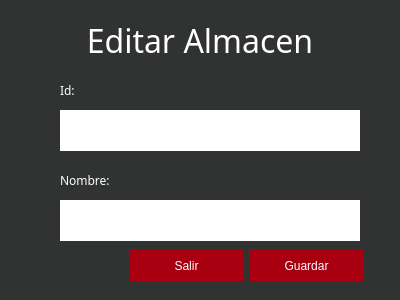
<?xml version="1.0" encoding="UTF-8"?>
<ui version="4.0">
 <class>newAlmacen</class>
 <widget class="QMainWindow" name="newAlmacen">
  <property name="geometry">
   <rect>
    <x>0</x>
    <y>0</y>
    <width>400</width>
    <height>300</height>
   </rect>
  </property>
  <property name="minimumSize">
   <size>
    <width>400</width>
    <height>300</height>
   </size>
  </property>
  <property name="maximumSize">
   <size>
    <width>400</width>
    <height>300</height>
   </size>
  </property>
  <property name="windowTitle">
   <string>Actualizar Almacen</string>
  </property>
  <property name="styleSheet">
   <string notr="true">#newAlmacen{
background-color: rgb(49, 50, 50);
}
.QLabel{
	color: rgb(255, 255, 255);
}
.QLineEdit{
	color: rgb(97, 99, 99);
	border:none;
}
.QPushButton{
	color: rgb(250, 255, 255);
	background-color: rgb(168, 0, 16);
	border: none;
}
.QPushButton:hover{
	color: rgb(255,255,255);
	background-color: rgb(30,30,30);
	border: none;
}
.QComboBox{
	border-radius:none;
}</string>
  </property>
  <widget class="QWidget" name="centralwidget">
   <widget class="QLabel" name="label_titulo">
    <property name="geometry">
     <rect>
      <x>0</x>
      <y>10</y>
      <width>400</width>
      <height>61</height>
     </rect>
    </property>
    <property name="font">
     <font>
      <family>Avenir</family>
      <pointsize>24</pointsize>
     </font>
    </property>
    <property name="text">
     <string>Editar Almacen</string>
    </property>
    <property name="alignment">
     <set>Qt::AlignCenter</set>
    </property>
   </widget>
   <widget class="QLineEdit" name="line_nombre">
    <property name="geometry">
     <rect>
      <x>60</x>
      <y>200</y>
      <width>300</width>
      <height>41</height>
     </rect>
    </property>
    <property name="font">
     <font>
      <family>Avenir</family>
     </font>
    </property>
   </widget>
   <widget class="QLabel" name="label_nombre">
    <property name="geometry">
     <rect>
      <x>60</x>
      <y>170</y>
      <width>131</width>
      <height>21</height>
     </rect>
    </property>
    <property name="font">
     <font>
      <family>Avenir</family>
     </font>
    </property>
    <property name="text">
     <string>Nombre:</string>
    </property>
   </widget>
   <widget class="QPushButton" name="bGuardar">
    <property name="geometry">
     <rect>
      <x>250</x>
      <y>250</y>
      <width>113</width>
      <height>32</height>
     </rect>
    </property>
    <property name="cursor">
     <cursorShape>PointingHandCursor</cursorShape>
    </property>
    <property name="text">
     <string>Guardar</string>
    </property>
    <property name="icon">
     <iconset resource="../imagenes/imagenes.qrc">
      <normaloff>:/Iconos/Guardar.png</normaloff>:/Iconos/Guardar.png</iconset>
    </property>
    <property name="iconSize">
     <size>
      <width>20</width>
      <height>16</height>
     </size>
    </property>
   </widget>
   <widget class="QPushButton" name="bSalir">
    <property name="geometry">
     <rect>
      <x>130</x>
      <y>250</y>
      <width>113</width>
      <height>32</height>
     </rect>
    </property>
    <property name="cursor">
     <cursorShape>PointingHandCursor</cursorShape>
    </property>
    <property name="text">
     <string>Salir</string>
    </property>
    <property name="icon">
     <iconset resource="../imagenes/imagenes.qrc">
      <normaloff>:/Iconos/Salir.png</normaloff>:/Iconos/Salir.png</iconset>
    </property>
    <property name="iconSize">
     <size>
      <width>20</width>
      <height>16</height>
     </size>
    </property>
   </widget>
   <widget class="QLineEdit" name="line_id">
    <property name="enabled">
     <bool>true</bool>
    </property>
    <property name="geometry">
     <rect>
      <x>60</x>
      <y>110</y>
      <width>300</width>
      <height>41</height>
     </rect>
    </property>
    <property name="font">
     <font>
      <family>Avenir</family>
     </font>
    </property>
   </widget>
   <widget class="QLabel" name="label_id">
    <property name="enabled">
     <bool>false</bool>
    </property>
    <property name="geometry">
     <rect>
      <x>60</x>
      <y>80</y>
      <width>131</width>
      <height>21</height>
     </rect>
    </property>
    <property name="font">
     <font>
      <family>Avenir</family>
     </font>
    </property>
    <property name="text">
     <string>Id:</string>
    </property>
   </widget>
  </widget>
 </widget>
 <resources>
  <include location="../imagenes/imagenes.qrc"/>
 </resources>
 <connections/>
</ui>
